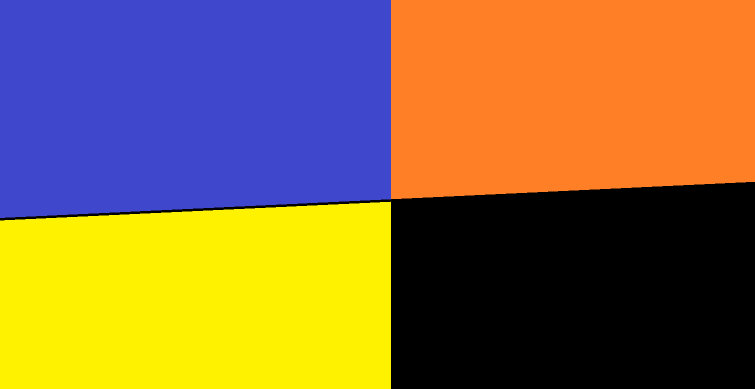
#> input picture picture/4colors.png, 1510 x 778 px, found by its file name (shown at 1/2 size); its folder holds only this picture in this run
$ python skribbl.py
#> lines starting #> are read from the running program, lines starting #| are printed output that depends on the picture
### colorNames.py
class ColorNames:
    ImageMagickColorMap = {}
    ImageMagickColorMap["1"] = "#FFFFFF"
    ImageMagickColorMap["2"] = "#C1C1C1"
    ImageMagickColorMap["3"] = "#EF130B"
    ImageMagickColorMap["4"] = "#FF7100"
    ImageMagickColorMap["5"] = "#FFE400"
    ImageMagickColorMap["6"] = "#00CC00"
    ImageMagickColorMap["7"] = "#00B2FF"
    ImageMagickColorMap["8"] = "#231FD3"
    ImageMagickColorMap["9"] = "#A300BA"
    ImageMagickColorMap["10"] = "#D37CAA"
    ImageMagickColorMap["11"] = "#A0522D"
    ImageMagickColorMap["12"] = "#000000"
    ImageMagickColorMap["13"] = "#4C4C4C"
    ImageMagickColorMap["14"] = "#740B07"
    ImageMagickColorMap["15"] = "#C23800"
    ImageMagickColorMap["16"] = "#E8A200"
    ImageMagickColorMap["17"] = "#006400"
    ImageMagickColorMap["18"] = "#00569E"
    ImageMagickColorMap["19"] = "#0E0865"
    ImageMagickColorMap["20"] = "#550069"
    ImageMagickColorMap["21"] = "#A75574"
    ImageMagickColorMap["22"] = "#63300D"
    @staticmethod
    def rgbFromStr(s):
        # s starts with a #.
        r, g, b = int(s[1:3],16), int(s[3:5], 16),int(s[5:7], 16)
        return r, g, b

    @staticmethod
    def findNearestImageMagickColorName(RGB_tuple):
        return ColorNames.findNearestColorName(RGB_tuple, ColorNames.ImageMagickColorMap)

    @staticmethod
    def findNearestColorName(RGB_tuple, Map):
        R = RGB_tuple[0]
        G = RGB_tuple[1]
        B = RGB_tuple[2]
        mindiff = None
        for d in Map:
            r, g, b = ColorNames.rgbFromStr(Map[d])
            diff = abs(R -r)*256 + abs(G-g)* 256 + abs(B- b)* 256
            if mindiff is None or diff < mindiff:
                mindiff = diff
                mincolorname = d
        return mincolorname

### skribbl.py
from PIL import Image
from colorNames import ColorNames
import os, sys
import pyautogui

#import pdb;

startOfCanvasX = 490
startOfCanvasY = 255
downscaleFactor = 5

testArr2D = [['1','2','3','4'],['5','6','7','8'],['9','10','11','12'],['13','14','15','16'],['17','18','19','20']]
testArr = ['1','2','3','4','5','6','7','8','9','10','11','12','13','14','15','16','17','18','19','20']
def aspectRatio(image):
    w, h = image.size
    aspRatio = w/h
    neededAspRatio = 815/610 #size of canvas
    if aspRatio < neededAspRatio:
        return 'narrow'
    elif aspRatio > neededAspRatio:
        return 'wide'
    elif aspRatio == neededAspRatio:
        return 'good'

def resizeImage(type,w,h,image):
    if type == 'narrow':
        w , h = image.size
        ratio = 610 / h
    elif type == 'downscale':
        ratio = 1/downscaleFactor  # 1/3
    else: #else includes 'wide' and 'good', both of which this the w ratio works for
        w , h = image.size
        ratio = 815 / w
    size = int(w * ratio), int(h * ratio)
    return image.resize(size)

def whiteBars(image,newW,newH):
    old_size = image.size
    new_size = (newW, newH)
    new_im = Image.new("RGB", new_size, "white")
    new_im.paste(image, (int((new_size[0]-old_size[0])/2),int((new_size[1]-old_size[1])/2)))
    return new_im

def createColorArr(width,height):
    arr = []
    for y in range(height):
        for x in range(width):
            r,g,b = image.getpixel((x,y))
            colorName = (ColorNames.findNearestImageMagickColorName((r,g,b)))
            arr.append(colorName)
    return arr

# [41 lines left out: functions selectColor, draw, my_max_by_weight, not called in this run]

def arrLineConversion(arr, width, height):
    twoDArr = [] #arr, but formatted as a 2D array. [Y][X].
    lineArr = []

    for j in range(0,height):
        twoDArr.append([])
        for i in range(0,width):
            twoDArr[j].append(arr[i + (width * (j))]) #Array with x,y coords of pixel data. Starts w/ 0,0.
    #pdb.set_trace()

    for l in range(0,height): #Loops through each pixel in each row of picture.
        a = 0 #Sets a to 0 for while loop.
        while a < width - 1: #Loops through each pixel in each column of picture.
            if (twoDArr[l][a+1] != twoDArr[l][a]) or  (a == width - 1): #Can assume that pixel is an ending point if true. Compares next color to current pixel color.
                highestDot = -1 #Defaults the highest dot number (dot meaning end point x value) to negative one, which cannot exist.
                if len(lineArr) != 0: #If the array is empty, then there are not any end points yet.
                    for z in range(len(lineArr)-1,0,-1): #Counts down from size of lineArr to 0.
                        if lineArr[z][1] == l: #Searching for the highest 'x' value of the ending points of the same 'y' value.
                            print('pass  ', z, a, l, lineArr[z][1], lineArr[z][0], len(lineArr))

                            highestDot = lineArr[z][0] #The highest dot in each row that gets compared to a given dot, dictating the length if this exists.

                            break #Breaks once the highest 'x' value of the ending points of the same 'y' value is found.
                        else:
                            print('FAIL  ', z, a, l, lineArr[z][1], lineArr[z][0], len(lineArr))
                if highestDot == -1: #If highestDot is still -1, then that means that there is not a end point before the given end point on the same row.
                    dotDif = width - (width - a) #Sets the amount of pixels needed to be drawn behind the end point to given point to the first pixel in the same row.
                elif highestDot > -1: #If highestDot is not negative, it means that there is another end point before the given endpoint on the same row.
                    dotDif = abs(a - highestDot) #The dotDif is one less than the difference of a and highestDot when there is another end point before the given endpoint on the same row.
                lineArr.append([a,l,dotDif,twoDArr[l][a]]) #Appends an array to lineArr that contains [x coord of end point, y coordof end point, how many more pixels need to be drawn before than endpoint of the same color, the color of the endpoint].
                #print(dotDif, highestDot)

            a+=1 #Increments while loop
    return lineArr #Returns lineArr to called function

# [15 lines left out: function drawRev2, not called in this run]


path = r'picture' + '\\' + os.listdir(r'picture')[0]
image = Image.open(path)
#> image is the input picture: PIL image 1510x778 RGB; mean R, G, B 138.1, 107.3, 65.9
type = aspectRatio(image)
#> type = 'wide'
image = resizeImage(type,'null','null',image)
#> in resizeImage, `return image.resize(size)`:
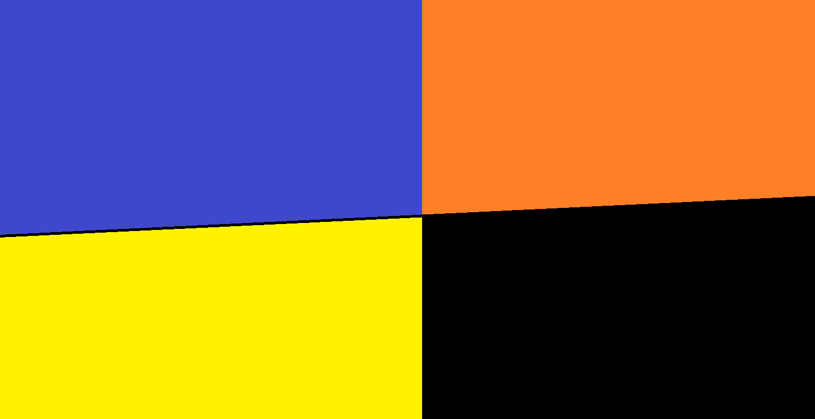
#> returned value: PIL image 815x419 RGB; mean R, G, B 138.1, 107.3, 65.9
image = whiteBars(image,815,610)
#> in whiteBars, `new_im = Image.new("RGB", new_size, "white")`: new_im: PIL image 815x610 RGB; every value is 255
#> in whiteBars, `new_im.paste(image, (int((new_size[0]-old_size[0])/2),int((new_size[1]..`:
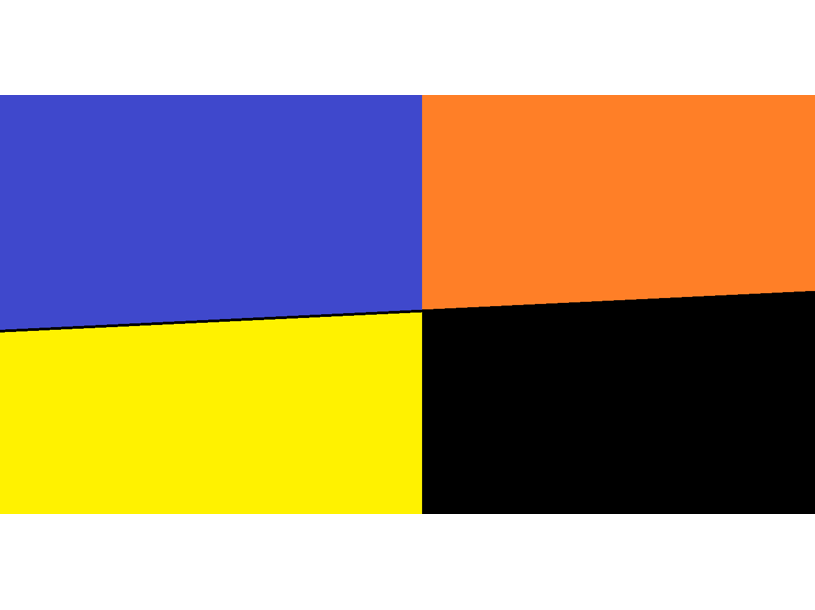
#> new_im: PIL image 815x610 RGB; mean R, G, B 174.7, 153.6, 125.1
image = resizeImage('downscale',815,610,image)
#> call 2 of resizeImage, with type = 'downscale', w = 815, h = 610
#> in resizeImage (call 2), `return image.resize(size)`:
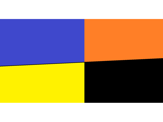
#> returned value: PIL image 163x122 RGB; mean R, G, B 174.7, 153.6, 125.1
#image.save(path, "PNG")
newSizeX = int(815 * (1/downscaleFactor))
newSizeY = int(610 * (1/downscaleFactor))
origArr = createColorArr(newSizeX,newSizeY)
#> after the loop in createColorArr, `for y in range(height):`: arr = 19886 items, first 6: '1', '1', '1', '1', '1', '1'
#> origArr = 19886 items, first 6: '1', '1', '1', '1', '1', '1'

#print(arrLineConversion(origArr,newSizeX,newSizeY))
#newArr=arrLineConversion(origArr,newSizeX,newSizeY) #Real
newArr=arrLineConversion(testArr,4,5) #Test
#drawRev2(newArr, newSizeX, newSizeY)

#colors = createColorArr(newSizeX,newSizeY)
#draw(colors,newSizeX,newSizeY)


#for i in range(1,23):
#    selectColor(i)

#   board:
#   490,225 -> 1305, 835

#   X values: (x,855)     (x, 880)
#   595, 619, 643, 667, 691, 715, 739, 763, 787, 807, 835
